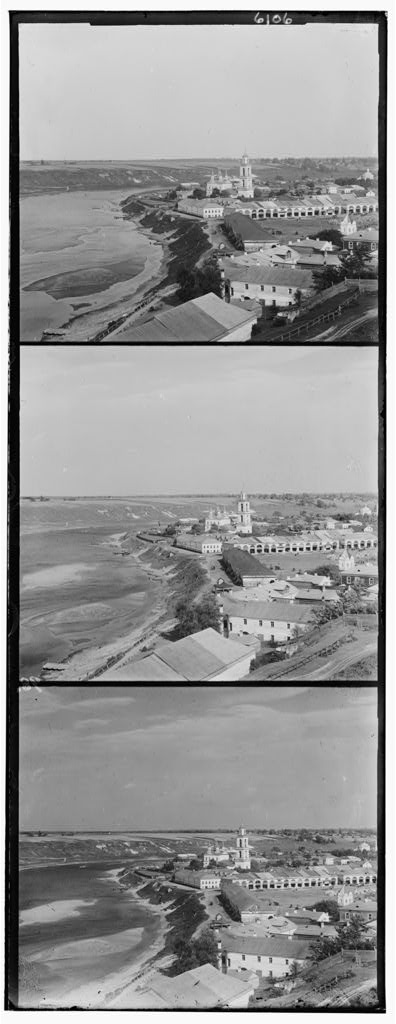
#> input picture Project-1/images/01164v.jpg, 396 x 1024 px
$ python single_scale_align.py
#> lines starting #> are read from the running program, lines starting #| are printed output that depends on the picture
### Project-1/crop_funcs.py
def crop_aligned_image(img, roll_g, roll_r):
    '''
    Crop the aligned image consideing the outside border and the amount of
    pixels the G and R layers were rolled to align them.

    Args:
        img: array - aligned image
        roll_g: tuple - amount of pixels the G layer was rolled to align it
                with B layer
        roll_r: tuple - amount of pixels the R layer was rolled to align it
                with B layer

    Returns:
        cropped: array - cropped image
    '''

    h, w, c = img.shape

    crop_outer = 0.04
    t, b, l, r = crop_limits(h, w, crop_outer)
    t_adj, b_adj = crop_limits_gr(roll_g[0], roll_r[0])
    l_adj, r_adj = crop_limits_gr(roll_g[1], roll_r[1])

    cropped = img[t + t_adj:b + b_adj, l + l_adj:r + r_adj, :]

    return cropped


def crop_limits_gr(g, r):
    '''
    Finds the crop limits based on the pixels of G and R layer were rolled in
    order to align them with B layer.

    Args:
        g: int - number of pixels G layer was rolled
        r: int - number of pixels R layer was rolled

    Returns:
        crop1, crop2: ints - amount of pixels to be cropped on top/left side
                      and on bottom/right side
    '''

    crop1, crop2 = 0, 0
    if g > 0 and r > 0:
        crop1 = max([g, r])
    elif g < 0 and r < 0:
        crop2 = min([g, r])
    elif g > 0 and r < 0:
        crop1, crop2 = g, r
    elif g < 0 and r > 0:
        crop1, crop2 = r, g

    return crop1, crop2


def crop_limits(h, w, p):
    '''
    Calculates crop limis in pixels so that an image can be cropped by a
    percent along all borders

    Args:
        h: int - height of the image
        w: int - width of the image
        p: double - percentage (between 0.0 - 1.0) crop limits

    Returns:
        t, b, l, r: ints - top, bottom, left, right pixel values
    '''

    crop_percent = p

    t = int(crop_percent * h)
    b = int((1 - crop_percent) * h)
    l = int(crop_percent * w)
    r = int((1 - crop_percent) * w)

    return t, b, l, r


def detect_edges(img):
    '''
    Detects the border of the image based on the difference of the white outer
    space and the black border.

    Args:
        img: array - image to be cropped

    Returns:
        t, b: int - top and bottom crop limits
        l, r: int - left and right crop limits
    '''

    h, w = img.shape

    black_threshold = 50
    counter_threshold = w * 0.8

    t, l = find_top_left(img, black_threshold, counter_threshold)
    b, r = find_bottom_right(img, black_threshold, counter_threshold)

    # in case boundaries are not detected in a reasonable range, do not
    # crop anything
    t_lim, b_lim = 0.1 * h, 0.9 * h
    l_lim, r_lim = 0.1 * w, 0.9 * w
    t_lim, b_lim, l_lim, r_lim = crop_limits(h, w, 0.1)

    t = 0 if t > t_lim else t
    b = h if b < b_lim else b
    l = 0 if l > l_lim else l
    r = w if r < r_lim else r

    return t, b, l, r


def find_top_left(img, black_threshold, counter_threshold):
    '''
    Finds top left corner of the border

    Args:
        img: array - image with the border
        black_threshold: int - black cutoff value
        counter_threshold: int - number of continuous pixels to be checked
                                 for black color
    '''

    h, w = img.shape

    tl_found = 0
    for i in range(h):
        t_counter = 0
        l_found = 0
        for j in range(w):
            if img[i, j] < black_threshold:
                t_counter += 1
                if not l_found:
                    l_found = 1
                    l = j
            else:
                t_counter

            if t_counter > counter_threshold:
                t = i
                tl_found = 1
                break

        if tl_found:
            break

    return t, l


def find_bottom_right(img, black_threshold, counter_threshold):
    '''
    Finds bottom right corner of the border

    Args:
        img: array - image with the border
        black_threshold: int - black cutoff value
        counter_threshold: int - number of continous pixels to be checked
                                 for black color
    '''

    h, w = img.shape

    br_found = 0
    for i in range(h - 1, 0, -1):
        b_counter = 0
        r_found = 0
        for j in range(w - 1, 0, -1):
            if img[i, j] < black_threshold:
                b_counter += 1
                if not r_found:
                    r_found = 1
                    r = j
            else:
                b_counter

            if b_counter > counter_threshold:
                b = i
                br_found = 1
                break

        if br_found:
            break

    return b, r

### Project-1/image_read_funcs.py
from crop_funcs import detect_edges

import numpy as np


def split_image_to_bgr(img_full):
    '''
    Reads image, crops it, and split it into color layers and returns as a
    single BGR image

    Args:
        img_full: array - image with 3x1 B, G, and R layes

    Returns:
        img_bgr: array - standard BGR image
    '''

    # crop the original image to remove outer white border
    t, b, l, r = detect_edges(img_full)
    img = img_full[t:b, l:r]

    img_h, img_w = img.shape
    split_h = int(img_h / 3)

    img_bgr = np.zeros((split_h, img_w, 3), 'uint8')
    img_bgr[:, :, 0] = img[:split_h, :]
    img_bgr[:, :, 1] = img[split_h:split_h * 2, :]
    img_bgr[:, :, 2] = img[split_h * 2:split_h * 3, :]

    return img_bgr

### Project-1/align_funcs.py
import cv2
import numpy as np


def align_im(img1, img2, roll_lim=15):
    '''
    Aligns image 2 with image 1

    Args:
        img1: array - reference image
        img2: array - image to be aligned with img1
        roll_lim: int - pixel window to check for [default=15]

    Returns:
        aligned_im2: array - aligned img2
    '''

    min_err = np.inf
    min_h, min_w = 0, 0
    for h in range(-roll_lim, roll_lim, 1):
        for w in range(-roll_lim, roll_lim, 1):
            im2 = np.roll(img2, (h, w), (0, 1))
            err = calc_error(img1, im2)

            if err < min_err:
                min_err = err
                min_h, min_w = h, w

    aligned_im2 = np.roll(img2, (min_h, min_w), (0, 1))

    return aligned_im2, (min_h, min_w)


def calc_error(img1, img2):
    '''
    Calculates the array between img1 and img2

    Args:
        img1, img2: arrays - images to check the error for

    Returns:
        err: int - error value
    '''

    # ignore the borders
    h, w = img1.shape
    t = int(0.1 * h)
    l = int(0.1 * w)

    im1 = img1[t:-t, l:-l]
    im2 = img2[t:-t, l:-l]

    err = np.sum(np.power(im1 / np.max(im1) - im2 / np.max(im2), 2))

    return err


# [2 lines that do not run on import are left out]

### Project-1/contrast_funcs.py
import cv2
import numpy as np


def adjust_contrast(img):
    '''
    Adjust the contrast of the image by maping min and max values to 0 and 255
    respectively, for each layer.

    Args:
        img: array - image to be adjusted

    Returns:
        img: array - image with adjusted contrast
    '''

    for i in range(3):
        layer = img[:, :, i]
        img[:, :, i] = unify_contast(layer)

    return img


def unify_contast(layer):
    '''
    Maps the min value and max value to 0 and 255 of a given image layer.

    Args:
        layer: array - layer to be adjusted

    Returns:
        high_set: array - adjusted layer
    '''

    low = np.min(layer)
    low_set = layer - low

    high = np.max(low_set)
    high_set = low_set / high * 255

    print('Layer - min {}, max {}'.format(low, high))

    return high_set


# [3 lines that do not run on import are left out]

### Project-1/plot_funcs.py
from matplotlib import pyplot as plt

import cv2


# [57 lines left out: functions plot_bgr_and_combined, plot_aligned, not called in this run]


def plot_bgr(img):
    '''
    Plots an image in BGR colorspace in RGB which is the default in Matplotlib

    Args:
        img: array - image in BGR colorspace

    Returns:
        None
    '''

    plt.imshow(cv2.cvtColor(img, cv2.COLOR_BGR2RGB))

    return


def plot_fig(img, img_title='Image', img_size=0):
    '''
    Plot single image in BGR colorspace

    Args:
        img: array - image to be plotted

    Returns:
        None
    '''

    if img_size:
        dpi = 96
        plt.figure(figsize=(img_size[0] / dpi, img_size[1] / dpi), dpi=100)
    else:
        plt.figure()

    plot_bgr(img)
    plt.title(img_title)
    plt.xticks([]), plt.yticks([])

    return


# [18 lines left out: function plot_1x2, not called in this run]

### Project-1/single_scale_align.py
from align_funcs import align_im
from contrast_funcs import adjust_contrast
from crop_funcs import crop_aligned_image
from image_read_funcs import split_image_to_bgr
from matplotlib import pyplot as plt
from plot_funcs import plot_fig

import argparse
import cv2
import numpy as np
import sys


def brute_force_align(img, roll_lim=15):
    '''
    Aligns each layer of an image in BGR colorspace with the B layer

    Args:
        img: array - image in BGR colorspace that needs to be aligned

    Returns:
        img_algnd: aray - aligned image
        roll_g: int tuple - pixels rolled for aligning G channel
        roll_r: int tuple - pixels rolled for aligning R channel
    '''

    h, w, c = img.shape

    img_algnd = np.zeros((h, w, 3), 'uint8')
    img_algnd[:, :, 0] = img[:, :, 0]
    img_algnd[:, :, 1], roll_g = align_im(img[:, :, 0], img[:, :, 1], roll_lim)
    img_algnd[:, :, 2], roll_r = align_im(img[:, :, 0], img[:, :, 2], roll_lim)

    print('\nGreen: h {}, w {}'.format(roll_g[0], roll_g[1]))
    print('Red: h {}, w {}'.format(roll_r[0], roll_r[1]))

    return img_algnd, roll_g, roll_r


if __name__ == '__main__':

    parser = argparse.ArgumentParser(
        description=(
            'Aligns images using exhaustive search.'))
    parser.add_argument(
        'file',
        nargs='?',
        default='images/01164v.jpg',
        help='specify the path to gps log, default=images/01164v.jpg')

    args = parser.parse_args()
    if len(sys.argv) == 1:
        parser.print_help()
        args.file = 'images/01164v.jpg'
        print('\nno image specfied, using default image.. \n')

    img_name = args.file

    img = cv2.imread(img_name, 0)
#> img is the input picture: shape (1024, 396); min 0, max 255, mean 148
    img_bgr = split_image_to_bgr(img)
#> in detect_edges, `t, l = find_top_left(img, black_threshold, counter_threshold)`: t = 11; l = 9
#> in detect_edges, `b, r = find_bottom_right(img, black_threshold, counter_threshold)`: b = 1010; r = 385
#> in split_image_to_bgr, `t, b, l, r = detect_edges(img_full)`: t = 11; b = 1010; l = 9; r = 385
    img_algnd, roll_g, roll_r = brute_force_align(img_bgr)
#> the loop in align_im, `for h in range(-roll_lim, roll_lim, 1):` made 30 passes
#> pass 1, in calc_error (call 3), `im2 = img2[t:-t, l:-l]`:
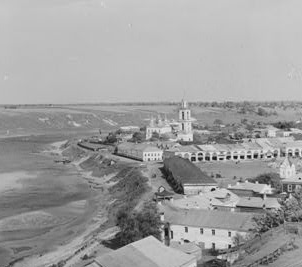
#> im2: shape (267, 302); min 12, max 238, mean 158.4
#> after the loop in align_im, `for h in range(-roll_lim, roll_lim, 1):`:
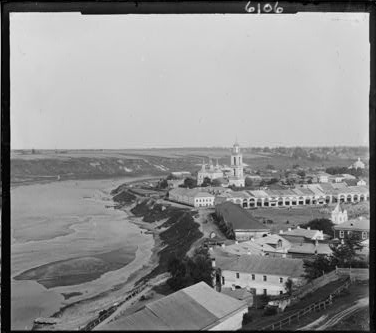
#> img1: shape (333, 376); min 0, max 238, mean 142.8
#> after the loop in align_im, `for h in range(-roll_lim, roll_lim, 1):`:
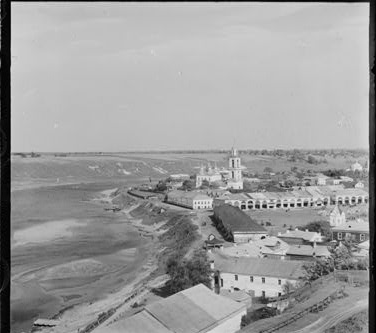
#> img2: shape (333, 376); min 0, max 238, mean 155.8
#> call 2 of align_im, with roll_lim = 15
#> after the loop in align_im (call 2), `for h in range(-roll_lim, roll_lim, 1):`:
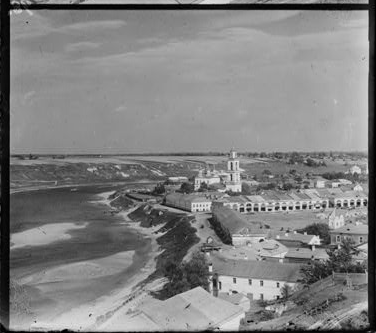
#> img2: shape (333, 376); min 0, max 243, mean 128.7
#> in brute_force_align, `img_algnd[:, :, 2], roll_r = align_im(img[:, :, 0], img[:, :, 2], roll..`:
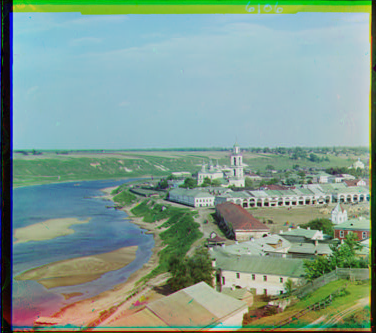
#> img_algnd: shape (333, 376, 3); mean of channels 0, 1, 2 142.8, 155.8, 128.7; drawn as B, G, R
#| Green: h -2, w 2
#| Red: h -5, w 3

    cropped_image = crop_aligned_image(img_algnd, roll_g, roll_r)
#> in crop_aligned_image, `cropped = img[t + t_adj:b + b_adj, l + l_adj:r + r_adj, :]`:
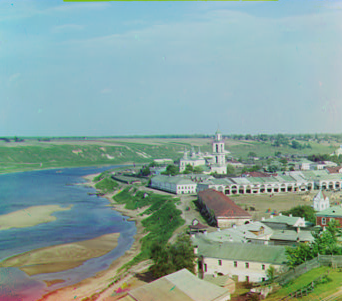
#> cropped: shape (301, 342, 3); mean of channels 0, 1, 2 156.1, 162.6, 134.7; drawn as B, G, R
    contr_image = adjust_contrast(cropped_image)
#> the loop in adjust_contrast, `for i in range(3):` made 3 passes
#| Layer - min 4, max 234
#| Layer - min 12, max 226
#| Layer - min 8, max 235
#> after the loop in adjust_contrast, `for i in range(3):`:
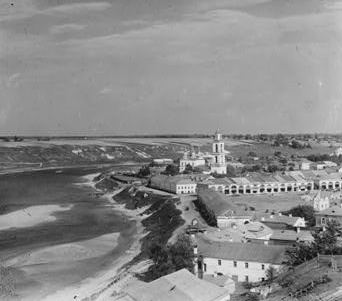
#> layer: shape (301, 342); min 0, max 255, mean 137

    plot_fig(contr_image, '')
    plt.tight_layout()

    # use for saving images
    # j = int(input('Figure number ? '))
    # plt.savefig('aligned_images/single_scale/{}.png'.format(int(j)),
    #             transparent=True)

    plt.show()

$ run again, with Project-1/images/00056v.jpg copied over Project-1/images/01164v.jpg
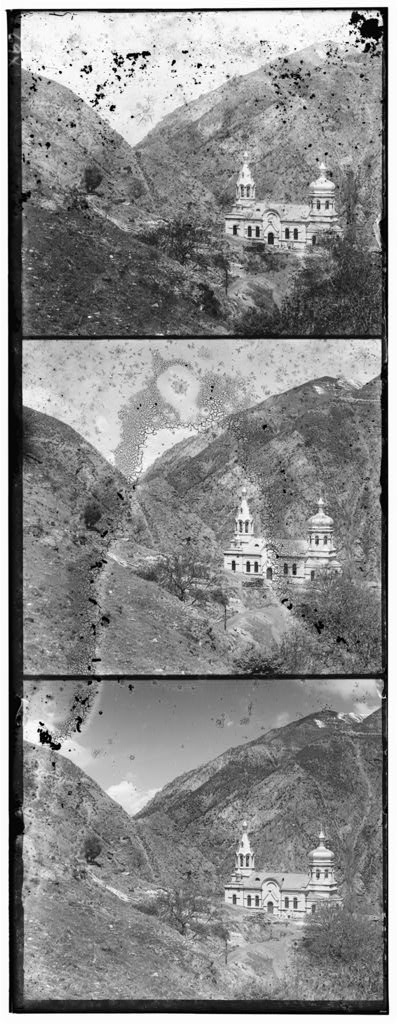
#> input picture Project-1/images/00056v.jpg, 398 x 1024 px
#> img is the input picture: shape (1024, 398); min 0, max 255, mean 138.2
#> in detect_edges, `t, l = find_top_left(img, black_threshold, counter_threshold)`: t = 9; l = 14
#> in detect_edges, `b, r = find_bottom_right(img, black_threshold, counter_threshold)`: b = 1012; r = 388
#> in split_image_to_bgr, `t, b, l, r = detect_edges(img_full)`: t = 9; b = 1012; l = 14; r = 388
#> img: shape (1003, 374)
#> the loop in align_im, `for h in range(-roll_lim, roll_lim, 1):` made 30 passes
#> pass 1, in calc_error (call 3), `im2 = img2[t:-t, l:-l]`:
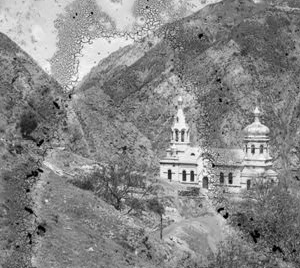
#> im2: shape (268, 300); min 0, max 255, mean 135
#| Green: h -1, w 1
#| Red: h -1, w 1
#> the loop in adjust_contrast, `for i in range(3):` made 3 passes
#| Layer - min 0, max 255
#| Layer - min 0, max 255
#| Layer - min 0, max 255
#> after the loop in adjust_contrast, `for i in range(3):`:
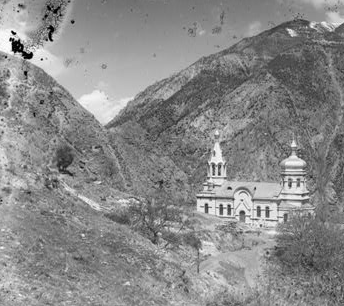
#> layer: shape (306, 344); min 0, max 255, mean 137.5

$ run again, with Project-1/images/00125v.jpg copied over Project-1/images/01164v.jpg
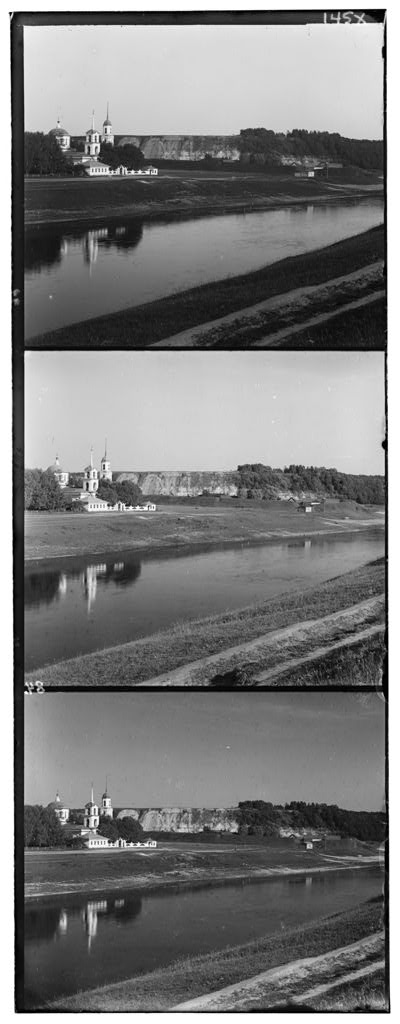
#> input picture Project-1/images/00125v.jpg, 400 x 1024 px
#> img is the input picture: shape (1024, 400); min 0, max 255, mean 124.2
#> in detect_edges, `t, l = find_top_left(img, black_threshold, counter_threshold)`: t = 12; l = 10
#> in detect_edges, `b, r = find_bottom_right(img, black_threshold, counter_threshold)`: b = 1012; r = 389
#> in split_image_to_bgr, `t, b, l, r = detect_edges(img_full)`: t = 12; b = 1012; l = 10; r = 389
#> the loop in align_im, `for h in range(-roll_lim, roll_lim, 1):` made 30 passes
#> pass 1, in calc_error (call 3), `im2 = img2[t:-t, l:-l]`:
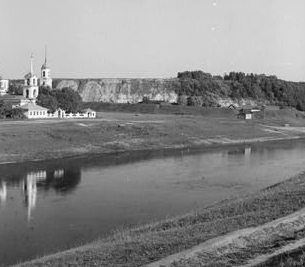
#> im2: shape (267, 305); min 5, max 255, mean 135.3
#| Green: h -3, w 2
#| Red: h -6, w 1
#> the loop in adjust_contrast, `for i in range(3):` made 3 passes
#| Layer - min 5, max 246
#| Layer - min 5, max 250
#| Layer - min 2, max 253
#> after the loop in adjust_contrast, `for i in range(3):`:
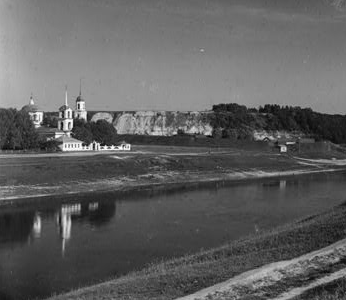
#> layer: shape (300, 346); min 0, max 255, mean 95.7

$ run again, with Project-1/images/00163v.jpg copied over Project-1/images/01164v.jpg
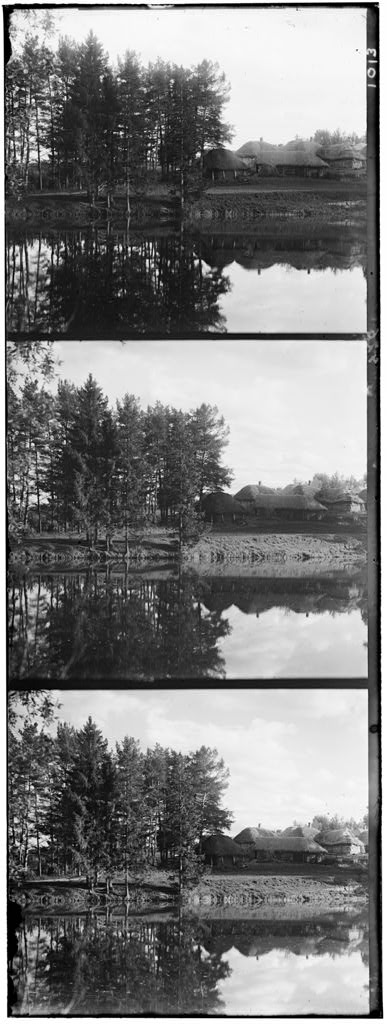
#> input picture Project-1/images/00163v.jpg, 387 x 1024 px
#> img is the input picture: shape (1024, 387); min 0, max 255, mean 125.1
#> in detect_edges, `t, l = find_top_left(img, black_threshold, counter_threshold)`: t = 4; l = 15
#> in detect_edges, `b, r = find_bottom_right(img, black_threshold, counter_threshold)`: b = 1016; r = 382
#> in split_image_to_bgr, `t, b, l, r = detect_edges(img_full)`: t = 4; b = 1016; l = 15; r = 382
#> img: shape (1012, 367)
#> the loop in align_im, `for h in range(-roll_lim, roll_lim, 1):` made 30 passes
#| Green: h -7, w 1
#| Red: h -12, w 1
#> the loop in adjust_contrast, `for i in range(3):` made 3 passes
#| Layer - min 0, max 255
#| Layer - min 0, max 255
#| Layer - min 0, max 255
#> after the loop in adjust_contrast, `for i in range(3):`:
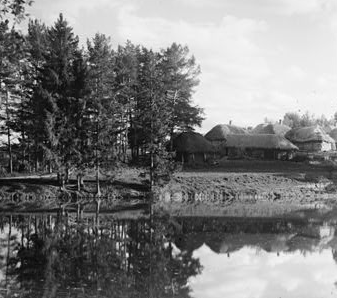
#> layer: shape (298, 337); min 0, max 255, mean 124.7
